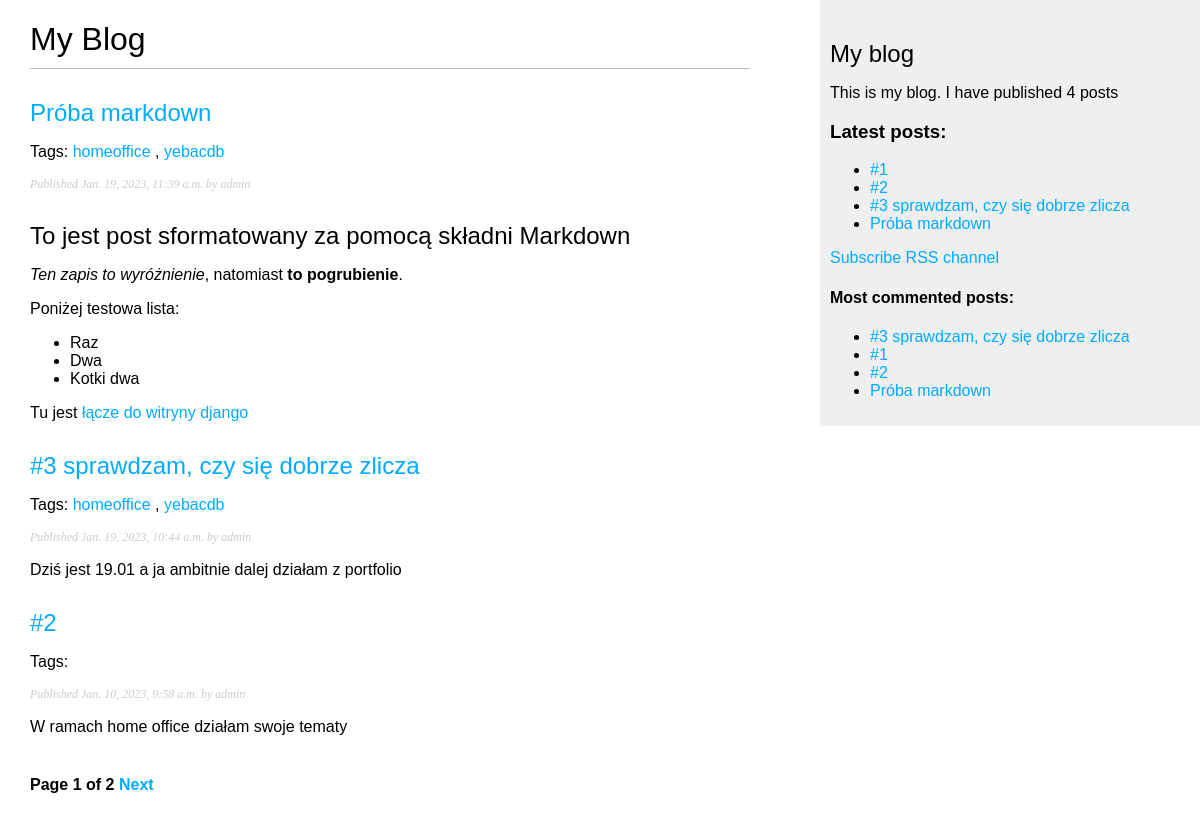
Screenshot of /blog/ with the database file from the repository.
### blog/models.py (models this page shows, shortened)
class Post(models.Model):
    STATUS_CHOICES = (
        ('draft', 'Draft'),
        ('published', 'Published'),
    )
    title = models.CharField(max_length=250)
    slug = models.SlugField(max_length=250,
                            unique_for_date='publish')
    author = models.ForeignKey(User,
                              on_delete=models.CASCADE,
                              related_name='blog_posts')
    body = models.TextField()
    publish = models.DateTimeField(default=timezone.now)
    created = models.DateTimeField(auto_now_add=True)
    updated = models.DateTimeField(auto_now=True)
    status = models.CharField(max_length=10,
                              choices=STATUS_CHOICES,
                              default='draft')
    objects = models.Manager()
    published = PublishedManager()
    tags = TaggableManager()
    class Meta:
        ordering = ('-publish',)
    def get_absolute_url(self):
        return reverse('blog:post_detail',
                       args=[self.publish.year,
                             self.publish.month,
                             self.publish.day, self.slug])

### blog/views.py (the view)
# urls.py: path('', views.post_list, name='post_list'),
def post_list(request,tag_slug=None):
    object_list = Post.published.all()
    tag = None
    if tag_slug:
        tag=get_object_or_404(Tag, slug=tag_slug)
        object_list = object_list.filter(tags__in[tag])
    paginator = Paginator(object_list, 3) # 3 posts in each page
    page = request.GET.get('page')
    try:
        posts = paginator.page(page)
    except PageNotAnInteger:
        posts = paginator.page(1)
    except EmptyPage:
        posts = paginator.page(paginator.num_pages)
    return render(request,
                 'blog/post/list.html',
                 {'page': page,
                  'posts': posts,
                  'tag':tag})

### blog/models.py (called while the page is built)
    def get_queryset(self):
        return super().get_queryset().filter(status='published')

### blog/templatetags/blog_tags.py (called while the page is built)
@register.filter(name = 'markdown')
def markdown_format(text):
    return mark_safe(markdown.markdown(text))

@register.simple_tag
def total_posts():
    return Post.published.count()

@register.inclusion_tag('blog/post/latest_posts.html')
def show_latest_posts(count=5):
    latest_posts = Post.published.order_by('publish')[:count]
    return {'latest_posts' : latest_posts}

@register.simple_tag()
def get_most_commented_posts(count=5):
    return Post.published.annotate(total_comments = Count('comments')).order_by('-total_comments')[:count]

### blog/templates/blog/post/list.html (shortened to what this page needs)
{% extends "blog/base.html" %}
{% load blog_tags %}
{% block content %}
  <h1>My Blog</h1>
  {% for post in posts %}
    <h2>
      <a href="{{ post.get_absolute_url }}">
        {{ post.title }}
      </a>
    </h2>
    <p class="tags">
      Tags:
      {% for tag in post.tags.all %}
        <a href="{% url "blog:post_list_by_tag" tag.slug %}">
          {{ tag.name }}
        </a>
        {% if not forloop.last %}, {% endif %}
      {% endfor %}
    </p>
    <p class="date">
      Published {{ post.publish }} by {{ post.author }}
    </p>
    {{ post.body|markdown|truncatewords_html:30 }}
  {% endfor %}
  {% include "pagination.html" with page=posts %}
{% endblock %}

### blog/templates/blog/base.html (shortened to what this page needs)
{% load blog_tags %}
{% load static %}
<!DOCTYPE html>
<html>
<head>
  <link href="{% static "css/blog.css" %}" rel="stylesheet">
</head>
<body>
  <div id="content">
    {% block content %}
    {% endblock %}
  </div>
  <div id="sidebar">
    <h2>My blog</h2>
    <p>This is my blog. I have published {% total_posts %} posts</p>
    <h3>Latest posts:</h3>
    {% show_latest_posts 5 %}
    <p>
      <a href="{% url "blog:post_feed" %}"> Subscribe RSS channel</a>
    </p>
    <h4>Most commented posts:</h4>
    {% get_most_commented_posts as most_commented_posts %}
    <ul>
      {% for post in most_commented_posts %}
      <li>
        <a href="{{ post.get_absolute_url }}">{{ post.title }}</a>
      </li>
      {% endfor %}
    </ul>
  </div>
</body>
</html>

### blog/templates/pagination.html (shortened to what this page needs)
<div class="pagination">
  <span class="step-links">
    <span class="current">
      Page {{ page.number }} of {{ page.paginator.num_pages }}
    </span>
    {% if page.has_next %}
      <a href="?page={{ page.next_page_number }}">Next</a>
    {% endif %}
  </span>
</div>

### blog/templates/blog/post/latest_posts.html
<ul>
{% for post in latest_posts %}
    <li>
        <a href="{{ post.get_absolute_url }}">{{ post.title }} </a>
    </li>
{% endfor %}
</ul>

### blog/static/css/blog.css (style rules this page uses)
body { margin:0; padding:0; font-family:helvetica, sans-serif; }
a { color:#00abff; text-decoration:none; }
h1 { font-weight:normal; border-bottom:1px solid #bbb; padding:0 0 10px 0; }
h2 { font-weight:normal; margin:30px 0 0; }
#content { float:left; width:60%; padding:0 0 0 30px; }
#sidebar { float:right; width:30%; padding:10px; background:#efefef; height:100%; }
p.date { color:#ccc; font-family: georgia, serif; font-size: 12px; font-style: italic; }
.pagination { margin:40px 0; font-weight:bold; }

### rows the page displays
Post: title "Próba markdown", publish "Jan. 19, 2023, 11:39 a.m.", author "admin", body "To jest post sformatowany za pomocą składni Markdown Ten zapis to wyróżnienie , natomiast to pogrubienie . Poniżej testowa lista: Raz Dwa Kotki dwa Tu jest łącze do witryny django"
Tag: name "homeoffice"
Tag: name "yebacdb"
Post: title "#3 sprawdzam, czy się dobrze zlicza", publish "Jan. 19, 2023, 10:44 a.m.", author "admin", body "Dziś jest 19.01 a ja ambitnie dalej działam z portfolio"
Post: title "#2", publish "Jan. 10, 2023, 9:58 a.m.", author "admin", body "W ramach home office działam swoje tematy"
Post: title "#1"

### other values shown
{{ page.number }} "1"
{{ page.paginator.num_pages }} "2"
